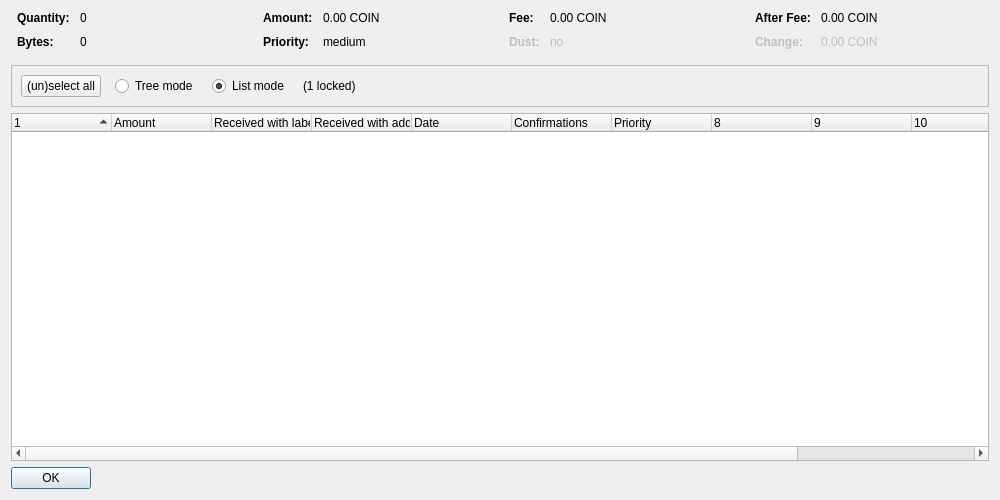
<?xml version="1.0" encoding="UTF-8"?>
<ui version="4.0">
 <class>CoinControlDialog</class>
 <widget class="QDialog" name="CoinControlDialog">
  <property name="geometry">
   <rect>
    <x>0</x>
    <y>0</y>
    <width>1000</width>
    <height>500</height>
   </rect>
  </property>
  <property name="windowTitle">
   <string>Coin Selection</string>
  </property>
  <layout class="QVBoxLayout" name="verticalLayout">
   <item>
    <layout class="QHBoxLayout" name="horizontalLayoutTop" stretch="0,0,0,0">
     <property name="topMargin">
      <number>0</number>
     </property>
     <property name="bottomMargin">
      <number>10</number>
     </property>
     <item>
      <layout class="QFormLayout" name="formLayoutCoinControl1">
       <property name="horizontalSpacing">
        <number>10</number>
       </property>
       <property name="verticalSpacing">
        <number>10</number>
       </property>
       <property name="leftMargin">
        <number>6</number>
       </property>
       <property name="rightMargin">
        <number>6</number>
       </property>
       <item row="0" column="0">
        <widget class="QLabel" name="labelCoinControlQuantityText">
         <property name="font">
          <font>
           <weight>75</weight>
           <bold>true</bold>
          </font>
         </property>
         <property name="text">
          <string>Quantity:</string>
         </property>
        </widget>
       </item>
       <item row="0" column="1">
        <widget class="QLabel" name="labelCoinControlQuantity">
         <property name="cursor">
          <cursorShape>IBeamCursor</cursorShape>
         </property>
         <property name="contextMenuPolicy">
          <enum>Qt::ActionsContextMenu</enum>
         </property>
         <property name="text">
          <string notr="true">0</string>
         </property>
         <property name="textInteractionFlags">
          <set>Qt::LinksAccessibleByMouse|Qt::TextSelectableByKeyboard|Qt::TextSelectableByMouse</set>
         </property>
        </widget>
       </item>
       <item row="1" column="0">
        <widget class="QLabel" name="labelCoinControlBytesText">
         <property name="font">
          <font>
           <weight>75</weight>
           <bold>true</bold>
          </font>
         </property>
         <property name="text">
          <string>Bytes:</string>
         </property>
        </widget>
       </item>
       <item row="1" column="1">
        <widget class="QLabel" name="labelCoinControlBytes">
         <property name="cursor">
          <cursorShape>IBeamCursor</cursorShape>
         </property>
         <property name="contextMenuPolicy">
          <enum>Qt::ActionsContextMenu</enum>
         </property>
         <property name="text">
          <string notr="true">0</string>
         </property>
         <property name="textInteractionFlags">
          <set>Qt::LinksAccessibleByMouse|Qt::TextSelectableByKeyboard|Qt::TextSelectableByMouse</set>
         </property>
        </widget>
       </item>
      </layout>
     </item>
     <item>
      <layout class="QFormLayout" name="formLayoutCoinControl2">
       <property name="horizontalSpacing">
        <number>10</number>
       </property>
       <property name="verticalSpacing">
        <number>10</number>
       </property>
       <property name="leftMargin">
        <number>6</number>
       </property>
       <property name="rightMargin">
        <number>6</number>
       </property>
       <item row="0" column="0">
        <widget class="QLabel" name="labelCoinControlAmountText">
         <property name="font">
          <font>
           <weight>75</weight>
           <bold>true</bold>
          </font>
         </property>
         <property name="text">
          <string>Amount:</string>
         </property>
        </widget>
       </item>
       <item row="0" column="1">
        <widget class="QLabel" name="labelCoinControlAmount">
         <property name="cursor">
          <cursorShape>IBeamCursor</cursorShape>
         </property>
         <property name="contextMenuPolicy">
          <enum>Qt::ActionsContextMenu</enum>
         </property>
         <property name="text">
          <string notr="true">0.00 COIN</string>
         </property>
         <property name="textInteractionFlags">
          <set>Qt::LinksAccessibleByMouse|Qt::TextSelectableByKeyboard|Qt::TextSelectableByMouse</set>
         </property>
        </widget>
       </item>
       <item row="1" column="0">
        <widget class="QLabel" name="labelCoinControlPriorityText">
         <property name="font">
          <font>
           <weight>75</weight>
           <bold>true</bold>
          </font>
         </property>
         <property name="text">
          <string>Priority:</string>
         </property>
        </widget>
       </item>
       <item row="1" column="1">
        <widget class="QLabel" name="labelCoinControlPriority">
         <property name="cursor">
          <cursorShape>IBeamCursor</cursorShape>
         </property>
         <property name="contextMenuPolicy">
          <enum>Qt::ActionsContextMenu</enum>
         </property>
         <property name="text">
          <string notr="true">medium</string>
         </property>
         <property name="textInteractionFlags">
          <set>Qt::LinksAccessibleByMouse|Qt::TextSelectableByKeyboard|Qt::TextSelectableByMouse</set>
         </property>
        </widget>
       </item>
      </layout>
     </item>
     <item>
      <layout class="QFormLayout" name="formLayoutCoinControl3">
       <property name="horizontalSpacing">
        <number>10</number>
       </property>
       <property name="verticalSpacing">
        <number>10</number>
       </property>
       <property name="leftMargin">
        <number>6</number>
       </property>
       <property name="rightMargin">
        <number>6</number>
       </property>
       <item row="0" column="0">
        <widget class="QLabel" name="labelCoinControlFeeText">
         <property name="font">
          <font>
           <weight>75</weight>
           <bold>true</bold>
          </font>
         </property>
         <property name="text">
          <string>Fee:</string>
         </property>
        </widget>
       </item>
       <item row="0" column="1">
        <widget class="QLabel" name="labelCoinControlFee">
         <property name="cursor">
          <cursorShape>IBeamCursor</cursorShape>
         </property>
         <property name="contextMenuPolicy">
          <enum>Qt::ActionsContextMenu</enum>
         </property>
         <property name="text">
          <string notr="true">0.00 COIN</string>
         </property>
         <property name="textInteractionFlags">
          <set>Qt::LinksAccessibleByMouse|Qt::TextSelectableByKeyboard|Qt::TextSelectableByMouse</set>
         </property>
        </widget>
       </item>
       <item row="1" column="0">
        <widget class="QLabel" name="labelCoinControlLowOutputText">
         <property name="enabled">
          <bool>false</bool>
         </property>
         <property name="font">
          <font>
           <weight>75</weight>
           <bold>true</bold>
          </font>
         </property>
         <property name="text">
          <string>Dust:</string>
         </property>
        </widget>
       </item>
       <item row="1" column="1">
        <widget class="QLabel" name="labelCoinControlLowOutput">
         <property name="enabled">
          <bool>false</bool>
         </property>
         <property name="cursor">
          <cursorShape>IBeamCursor</cursorShape>
         </property>
         <property name="contextMenuPolicy">
          <enum>Qt::ActionsContextMenu</enum>
         </property>
         <property name="text">
          <string notr="true">no</string>
         </property>
         <property name="textInteractionFlags">
          <set>Qt::LinksAccessibleByMouse|Qt::TextSelectableByKeyboard|Qt::TextSelectableByMouse</set>
         </property>
        </widget>
       </item>
      </layout>
     </item>
     <item>
      <layout class="QFormLayout" name="formLayoutCoinControl4">
       <property name="horizontalSpacing">
        <number>10</number>
       </property>
       <property name="verticalSpacing">
        <number>10</number>
       </property>
       <property name="leftMargin">
        <number>6</number>
       </property>
       <property name="rightMargin">
        <number>6</number>
       </property>
       <item row="0" column="0">
        <widget class="QLabel" name="labelCoinControlAfterFeeText">
         <property name="font">
          <font>
           <weight>75</weight>
           <bold>true</bold>
          </font>
         </property>
         <property name="text">
          <string>After Fee:</string>
         </property>
        </widget>
       </item>
       <item row="0" column="1">
        <widget class="QLabel" name="labelCoinControlAfterFee">
         <property name="cursor">
          <cursorShape>IBeamCursor</cursorShape>
         </property>
         <property name="contextMenuPolicy">
          <enum>Qt::ActionsContextMenu</enum>
         </property>
         <property name="text">
          <string notr="true">0.00 COIN</string>
         </property>
         <property name="textInteractionFlags">
          <set>Qt::LinksAccessibleByMouse|Qt::TextSelectableByKeyboard|Qt::TextSelectableByMouse</set>
         </property>
        </widget>
       </item>
       <item row="1" column="0">
        <widget class="QLabel" name="labelCoinControlChangeText">
         <property name="enabled">
          <bool>false</bool>
         </property>
         <property name="font">
          <font>
           <weight>75</weight>
           <bold>true</bold>
          </font>
         </property>
         <property name="text">
          <string>Change:</string>
         </property>
        </widget>
       </item>
       <item row="1" column="1">
        <widget class="QLabel" name="labelCoinControlChange">
         <property name="enabled">
          <bool>false</bool>
         </property>
         <property name="cursor">
          <cursorShape>IBeamCursor</cursorShape>
         </property>
         <property name="contextMenuPolicy">
          <enum>Qt::ActionsContextMenu</enum>
         </property>
         <property name="text">
          <string notr="true">0.00 COIN</string>
         </property>
         <property name="textInteractionFlags">
          <set>Qt::LinksAccessibleByMouse|Qt::TextSelectableByKeyboard|Qt::TextSelectableByMouse</set>
         </property>
        </widget>
       </item>
      </layout>
     </item>
    </layout>
   </item>
   <item>
    <widget class="QFrame" name="frame">
     <property name="minimumSize">
      <size>
       <width>0</width>
       <height>40</height>
      </size>
     </property>
     <property name="frameShape">
      <enum>QFrame::StyledPanel</enum>
     </property>
     <property name="frameShadow">
      <enum>QFrame::Sunken</enum>
     </property>
     <layout class="QHBoxLayout" name="horizontalLayout">
      <item>
       <layout class="QHBoxLayout" name="horizontalLayoutPanel" stretch="0,0,0,0,0">
        <property name="spacing">
         <number>14</number>
        </property>
        <item>
         <widget class="QPushButton" name="pushButtonSelectAll">
          <property name="sizePolicy">
           <sizepolicy hsizetype="Maximum" vsizetype="Fixed">
            <horstretch>0</horstretch>
            <verstretch>0</verstretch>
           </sizepolicy>
          </property>
          <property name="text">
           <string>(un)select all</string>
          </property>
          <property name="autoDefault">
           <bool>false</bool>
          </property>
         </widget>
        </item>
        <item>
         <widget class="QRadioButton" name="radioTreeMode">
          <property name="sizePolicy">
           <sizepolicy hsizetype="Maximum" vsizetype="Fixed">
            <horstretch>0</horstretch>
            <verstretch>0</verstretch>
           </sizepolicy>
          </property>
          <property name="text">
           <string>Tree mode</string>
          </property>
         </widget>
        </item>
        <item>
         <widget class="QRadioButton" name="radioListMode">
          <property name="sizePolicy">
           <sizepolicy hsizetype="Maximum" vsizetype="Fixed">
            <horstretch>0</horstretch>
            <verstretch>0</verstretch>
           </sizepolicy>
          </property>
          <property name="text">
           <string>List mode</string>
          </property>
          <property name="checked">
           <bool>true</bool>
          </property>
         </widget>
        </item>
        <item>
         <widget class="QLabel" name="labelLocked">
          <property name="text">
           <string notr="true">(1 locked)</string>
          </property>
         </widget>
        </item>
        <item>
         <spacer name="horizontalSpacer">
          <property name="orientation">
           <enum>Qt::Horizontal</enum>
          </property>
          <property name="sizeHint" stdset="0">
           <size>
            <width>40</width>
            <height>20</height>
           </size>
          </property>
         </spacer>
        </item>
       </layout>
      </item>
     </layout>
    </widget>
   </item>
   <item>
    <widget class="CoinControlTreeWidget" name="treeWidget">
     <property name="contextMenuPolicy">
      <enum>Qt::CustomContextMenu</enum>
     </property>
     <property name="sortingEnabled">
      <bool>false</bool>
     </property>
     <property name="columnCount">
      <number>12</number>
     </property>
     <attribute name="headerShowSortIndicator" stdset="0">
      <bool>true</bool>
     </attribute>
     <attribute name="headerStretchLastSection">
      <bool>false</bool>
     </attribute>
     <column>
      <property name="text">
       <string/>
      </property>
     </column>
     <column>
      <property name="text">
       <string>Amount</string>
      </property>
     </column>
     <column>
      <property name="text">
       <string>Received with label</string>
      </property>
     </column>
     <column>
      <property name="text">
       <string>Received with address</string>
      </property>
     </column>
     <column>
      <property name="text">
       <string>Date</string>
      </property>
     </column>
     <column>
      <property name="text">
       <string>Confirmations</string>
      </property>
      <property name="toolTip">
       <string>Confirmed</string>
      </property>
     </column>
     <column>
      <property name="text">
       <string>Priority</string>
      </property>
     </column>
     <column>
      <property name="text">
       <string/>
      </property>
     </column>
     <column>
      <property name="text">
       <string/>
      </property>
     </column>
     <column>
      <property name="text">
       <string/>
      </property>
     </column>
     <column>
      <property name="text">
       <string/>
      </property>
     </column>
     <column>
      <property name="text">
       <string/>
      </property>
     </column>
    </widget>
   </item>
   <item>
    <widget class="QDialogButtonBox" name="buttonBox">
     <property name="sizePolicy">
      <sizepolicy hsizetype="Maximum" vsizetype="Fixed">
       <horstretch>0</horstretch>
       <verstretch>0</verstretch>
      </sizepolicy>
     </property>
     <property name="orientation">
      <enum>Qt::Horizontal</enum>
     </property>
     <property name="standardButtons">
      <set>QDialogButtonBox::Ok</set>
     </property>
    </widget>
   </item>
  </layout>
 </widget>
 <customwidgets>
  <customwidget>
   <class>CoinControlTreeWidget</class>
   <extends>QTreeWidget</extends>
   <header>coincontroltreewidget.h</header>
  </customwidget>
 </customwidgets>
 <resources/>
 <connections/>
</ui>
